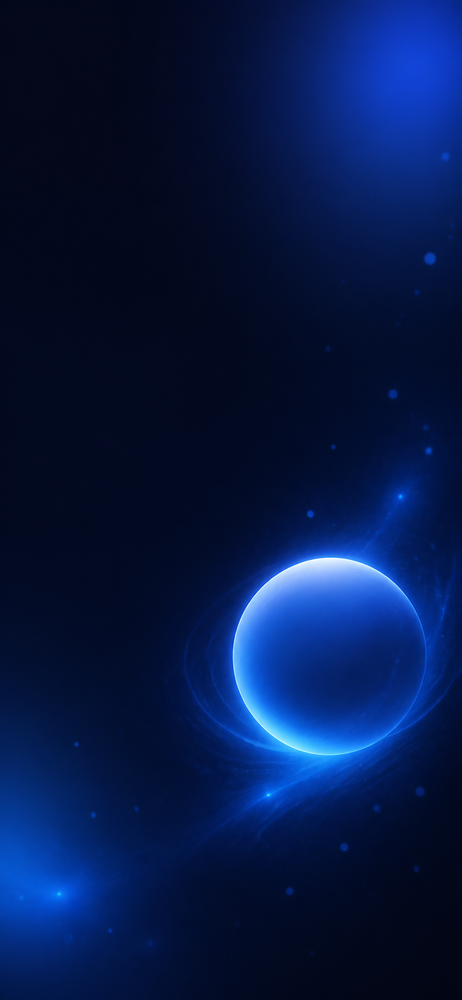
#> input picture ui-exploration/generated/splash-bg-dark.png, 462 x 1000 px, shrunk from 852 x 1846 before the run
$ python strip-bg.py generated/splash-bg-dark.png generated/ui-chat-dark-immersive.png 5 1.0 1.0
#> lines starting #> are read from the running program, lines starting #| are printed output that depends on the picture
#!/usr/bin/env python3
# ============================================================================
# UI 探索 · 图标背景去除（色度键 + 边缘羽化）
# 用法: python3 strip-bg.py <输入.png> <输出.png> [背景基准色RRGGBB] [阈值] [羽化]
# 默认背景基准色 #0F172A（当前图标深蓝底），阈值 70，羽化 40
# ============================================================================
import sys
import numpy as np
from PIL import Image

def main():
    if len(sys.argv) < 3:
        print('用法: strip-bg.py <in.png> <out.png> [RRGGBB] [thresh] [feather]', file=sys.stderr)
        sys.exit(1)
    src, dst = sys.argv[1], sys.argv[2]
    bg = tuple(int(sys.argv[3][i:i+2], 16) for i in (0, 2, 4)) if len(sys.argv) > 3 and len(sys.argv[3]) == 6 else (15, 23, 42)
    thresh = float(sys.argv[4]) if len(sys.argv) > 4 else 70.0
    feather = float(sys.argv[5]) if len(sys.argv) > 5 else 40.0

    img = Image.open(src).convert('RGBA')
    arr = np.array(img).astype(np.float32)
    r, g, b = arr[..., 0], arr[..., 1], arr[..., 2]
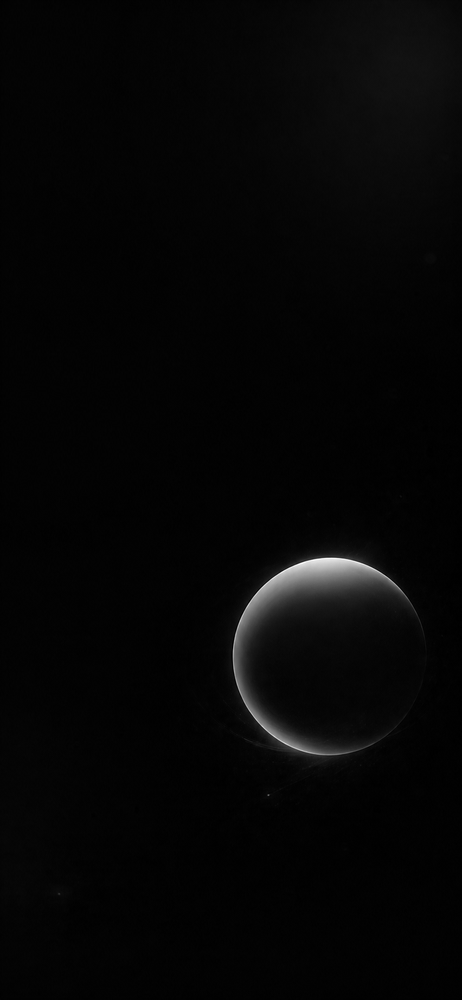
#> r: shape (1000, 462) float32; min 0, max 255, mean 5.7
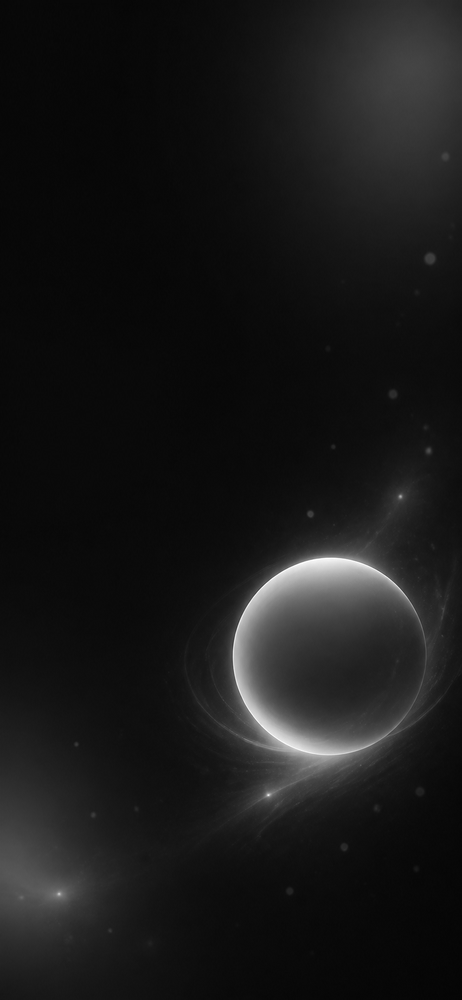
#> g: shape (1000, 462) float32; min 5, max 255, mean 24.8
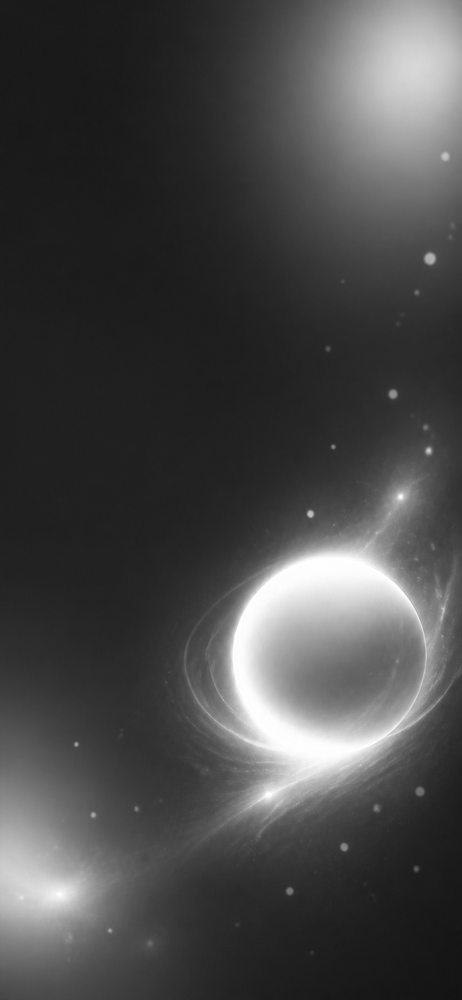
#> b: shape (1000, 462) float32; min 18, max 255, mean 71.7
    dist = np.sqrt((r - bg[0]) ** 2 + (g - bg[1]) ** 2 + (b - bg[2]) ** 2)
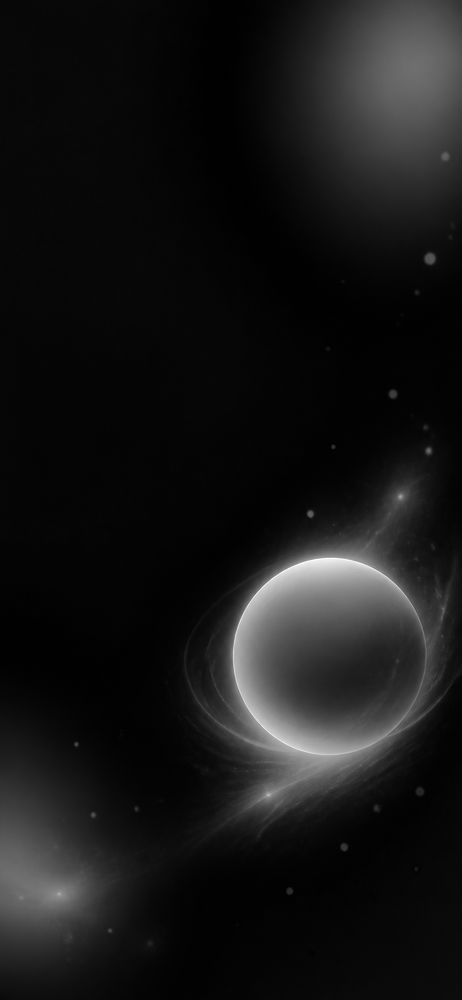
#> dist: shape (1000, 462) float32; min 12.69, max 396, mean 47.5; drawn with min black and max white
    # dist <= thresh → alpha 0（纯背景）；thresh~thresh+feather → 线性过渡；> → 255
    alpha = np.clip((dist - thresh) / feather * 255.0, 0, 255)
#> alpha: shape (1000, 462) float32; every value is 255
    arr[..., 3] = alpha
    # 半透明边缘去蓝边：alpha 越低，颜色越向背景色收敛，避免彩色描边残留
    t = (alpha / 255.0)[..., None]
#> t: shape (1000, 462, 1) float32; every value is 1
    arr[..., :3] = arr[..., :3] * t + np.array(bg, dtype=np.float32) * (1 - t)

    Image.fromarray(arr.astype(np.uint8)).save(dst)
    print('✓ %s -> %s (bg=%s thresh=%s feather=%s)' % (src, dst, bg, thresh, feather))

if __name__ == '__main__':
    main()
